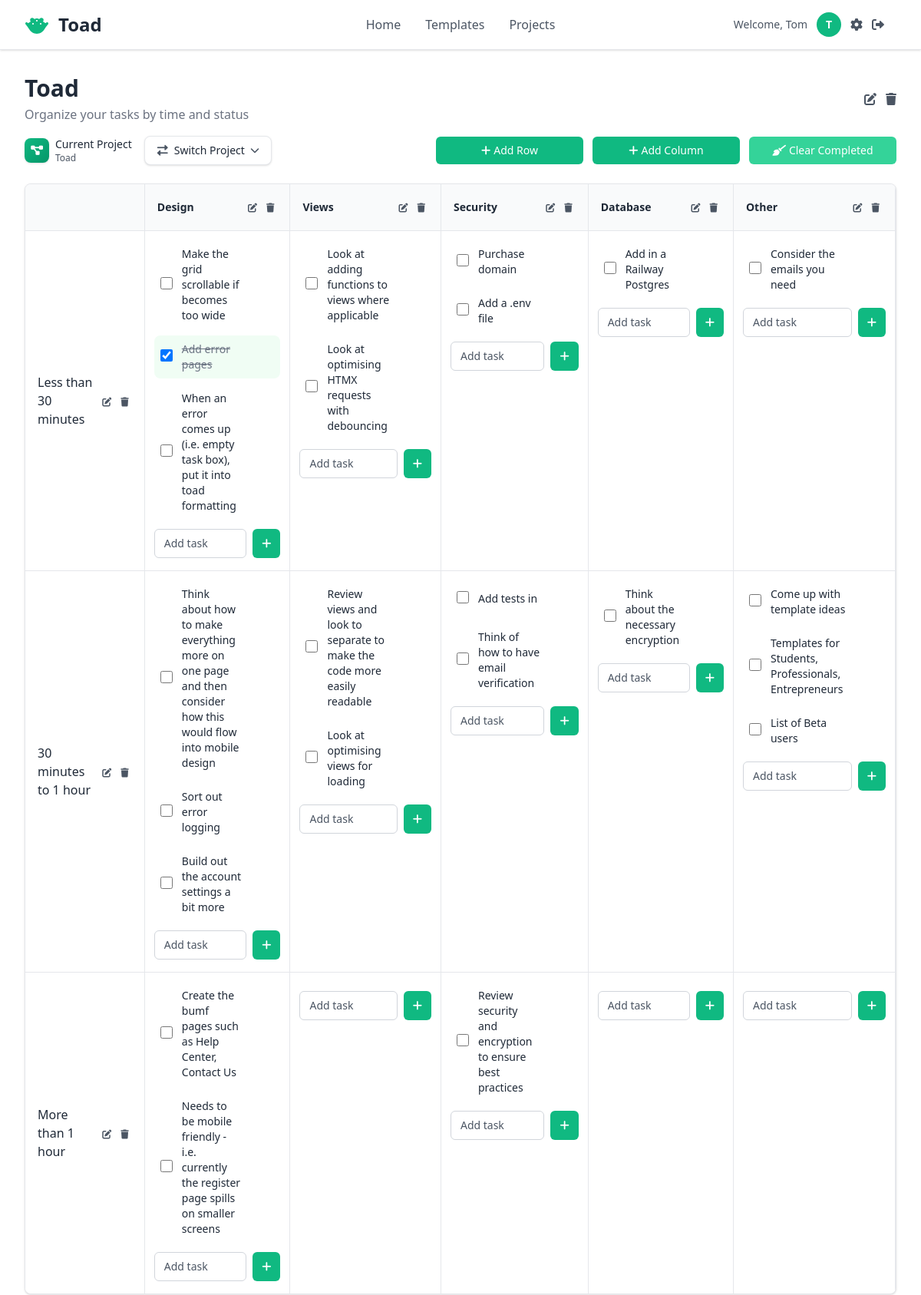
The app's page /projects/1/ (signed in, upper part), older data.
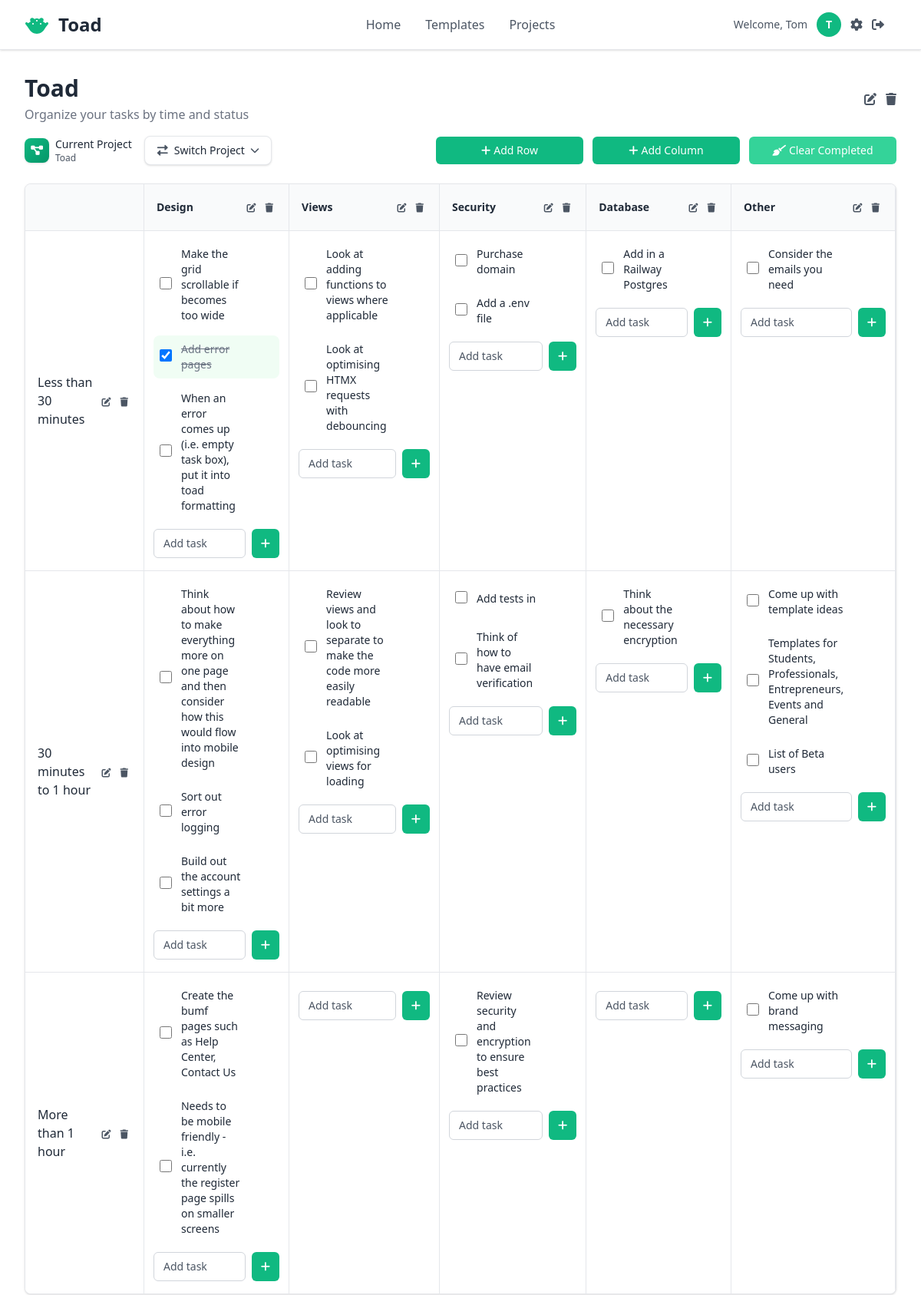
The same page, newer data.
### pages/models.py (models this page shows, shortened)
class ColumnHeader(models.Model):
    project = models.ForeignKey(Project, on_delete=models.CASCADE, related_name='column_headers')
    name = models.CharField(max_length=100)
    is_category_column = models.BooleanField(default=False) # To identify the first "Time / Category" like column
    order = models.PositiveIntegerField(default=0) # For maintaining column order
    created_at = models.DateTimeField(auto_now_add=True)
    updated_at = models.DateTimeField(auto_now=True)
    class Meta:
        ordering = ['order', 'created_at']

class RowHeader(models.Model):
    project = models.ForeignKey(Project, on_delete=models.CASCADE, related_name='row_headers')
    name = models.CharField(max_length=100)
    order = models.PositiveIntegerField(default=0) # For maintaining row order
    created_at = models.DateTimeField(auto_now_add=True)
    updated_at = models.DateTimeField(auto_now=True)
    class Meta:
        ordering = ['order', 'created_at']

class Task(models.Model):
    project = models.ForeignKey(Project, on_delete=models.CASCADE, related_name='tasks')
    row_header = models.ForeignKey(RowHeader, on_delete=models.CASCADE, related_name='tasks')
    column_header = models.ForeignKey(ColumnHeader, on_delete=models.CASCADE, related_name='tasks')
    text = models.TextField(blank=False, null=False, help_text='Enter the task description')
    completed = models.BooleanField(default=False)
    created_at = models.DateTimeField(auto_now_add=True)
    updated_at = models.DateTimeField(auto_now=True)
    class Meta:
        ordering = ['created_at']

### pages/views.py (the view)
# urls.py: path('projects/<int:pk>/', views.project_grid_view, name='project_grid'),
@login_required
def project_grid_view(request, pk):
    project = get_object_or_404(Project, pk=pk, user=request.user)
    row_headers = project.row_headers.all().order_by('order')
    column_headers = list(project.column_headers.filter(is_category_column=True)) + \
                     list(project.column_headers.filter(is_category_column=False).order_by('order'))
    tasks_by_cell = {}
    all_tasks = project.tasks.all().select_related('row_header', 'column_header')
    for task in all_tasks:
        cell_key = f"{task.row_header_id}_{task.column_header_id}"
        if cell_key not in tasks_by_cell:
            tasks_by_cell[cell_key] = []
        tasks_by_cell[cell_key].append(task)
    row_form = RowHeaderForm()
    column_form = ColumnHeaderForm()
    context = {
        'project': project,
        'row_headers': row_headers,
        'column_headers': column_headers,
        'tasks_by_cell': tasks_by_cell,
        'projects': Project.objects.filter(user=request.user),
        'quick_task_form': QuickTaskForm(),
        'row_form': row_form,
        'column_form': column_form,
    }
    return render(request, 'pages/grid/project_grid.html', context)

### pages/forms.py
class QuickTaskForm(forms.ModelForm):
    class Meta:
        model = Task
        fields = ['text']
        widgets = {
            'text': forms.TextInput(attrs={
                'class': 'w-full px-3 py-2 border border-[var(--inline-input-border)] rounded-md text-sm placeholder-[var(--text-secondary)] focus:outline-none focus:ring-1 focus:ring-[var(--primary-action-bg)] focus:border-[var(--primary-action-bg)] text-[var(--text-primary)]',
                'placeholder': 'Add task',
                'required': True,
                'name': 'text',
            }),
        }
    def __init__(self, *args, **kwargs):
        super().__init__(*args, **kwargs)
        self.fields['text'].required = True
        self.fields['text'].strip = True

### accounts/models.py (called while the page is built)
    def get_short_name(self):
        return self.first_name

### pages/templatetags/custom_filters.py (called while the page is built)
@register.filter
def get_item(dictionary, key):
    if dictionary is None:
        return []
    result = dictionary.get(key, [])
    return result if result is not None else []

@register.filter
def cell_key(row_pk, col_pk):
    return f"{row_pk}_{col_pk}"

### pages/templates/pages/grid/project_grid.html (shortened to what the changed rows need)
{% extends "pages/layout.html" %}
{% load custom_filters %}
{% load static %}
{% block content %}
<div class="mb-6">
    <div class="flex items-center justify-between mb-4">
        <div>
            <h1 class="text-3xl font-bold text-[var(--title-text)]">{{ project.name }}</h1>
        </div>
    </div>
</div>
<div class="bg-[var(--container-bg)] rounded-lg shadow-sm border border-[var(--border-color)] overflow-hidden">
    <div class="overflow-x-auto">
        <table class="w-full border-collapse min-w-[800px]">
            <colgroup>
            </colgroup>
            <thead>
                <tr>
                    {% for col_header in column_headers %}
                    <th class="p-4 border-b border-r border-[var(--border-color)] text-left text-sm font-semibold whitespace-nowrap bg-[var(--grid-header-bg)] w-64 {% if col_header.is_category_column %}sticky left-0 z-20{% endif %}">
                        <div class="flex items-center justify-between">
                            {% if not col_header.is_category_column %}
                                <span class="text-[var(--title-text)] truncate">{{ col_header.name }}</span>
                                <div class="flex space-x-1 ml-2">
                                    <button type="button"
                                            class="p-1 rounded hover:bg-[var(--container-bg)] transition-colors cursor-pointer"
                                            title="Edit column"
                                            hx-get="{% url 'pages:column_edit' project_pk=project.pk col_pk=col_header.pk %}"
                                            hx-target="#modal-content"
                                            hx-trigger="click"
                                            _="on click trigger openModal">
                                        <i class="fas fa-edit text-xs text-[var(--text-secondary)] hover:text-[var(--primary-action-bg)]"></i>
                                    </button>
                                    <button type="button"
                                            class="p-1 rounded hover:bg-[var(--container-bg)] transition-colors cursor-pointer"
                                            title="Delete column"
                                            hx-get="{% url 'pages:column_delete' project_pk=project.pk col_pk=col_header.pk %}"
                                            hx-target="#modal-content"
                                            hx-trigger="click"
                                            _="on click trigger openModal">
                                        <i class="fas fa-trash text-xs text-[var(--text-secondary)] hover:text-[var(--delete-button-bg)]"></i>
                                    </button>
                                </div>
                            {% endif %}
                        </div>
                    </th>
                    {% endfor %}
                </tr>
            </thead>
            <tbody>
                {% for row_h in row_headers %}
                <tr class="{% if not forloop.last %}border-b border-[var(--border-color)]{% endif %}">
                    <td class="p-4 border-r border-[var(--border-color)] font-medium text-[var(--text-primary)] sticky left-0 z-10 bg-[var(--container-bg)] w-64">
                        <div class="flex items-center justify-between">
                            <span>{{ row_h.name }}</span>
                            <div class="flex space-x-1 ml-2">
                                <button type="button"
                                        class="p-1 rounded hover:bg-[var(--grid-header-bg)] transition-colors cursor-pointer"
                                        title="Edit row"
                                        hx-get="{% url 'pages:row_edit' project_pk=project.pk row_pk=row_h.pk %}"
                                        hx-target="#modal-content"
                                        hx-trigger="click"
                                        _="on click trigger openModal">
                                    <i class="fas fa-edit text-xs text-[var(--text-secondary)] hover:text-[var(--primary-action-bg)]"></i>
                                </button>
                                <button type="button"
                                        class="p-1 rounded hover:bg-[var(--grid-header-bg)] transition-colors cursor-pointer"
                                        title="Delete row"
                                        hx-get="{% url 'pages:row_delete' project_pk=project.pk row_pk=row_h.pk %}"
                                        hx-target="#modal-content"
                                        hx-trigger="click"
                                        _="on click trigger openModal">
                                    <i class="fas fa-trash text-xs text-[var(--text-secondary)] hover:text-[var(--delete-button-bg)]"></i>
                                </button>
                            </div>
                        </div>
                    </td>
                    {% for col_h in column_headers %}
                        {% if not col_h.is_category_column %}
                        <td class="p-3 border-r border-[var(--border-color)] align-top w-64">
                            <div class="space-y-2 mb-3 w-full" data-row="{{ row_h.pk }}" data-col="{{ col_h.pk }}" id="tasks-{{ row_h.pk }}-{{ col_h.pk }}">
                                {% with cell_key=row_h.pk|cell_key:col_h.pk %}
                                    {% for task in tasks_by_cell|get_item:cell_key %}
                                        {% include 'pages/grid/actions_in_page/task_item.html' with task=task %}
                                    {% endfor %}
                                {% endwith %}
                            </div>
                            <form method="post"
                                  action="{% url 'pages:task_create' project_pk=project.pk row_pk=row_h.pk col_pk=col_h.pk %}"
                                  class="task-form"
                                  hx-post="{% url 'pages:task_create' project_pk=project.pk row_pk=row_h.pk col_pk=col_h.pk %}"
                                  hx-swap="beforeend"
                                  hx-target="#tasks-{{ row_h.pk }}-{{ col_h.pk }}"
                                  _="on htmx:beforeRequest
                                       add .opacity-50 to me
                                     end
                                     on htmx:afterRequest(detail)
                                       remove .opacity-50 from me
                                       if detail.successful
                                         set textInput to me querySelector('input[name=text]')
                                         set textInput.value to ''
                                         call textInput.focus()
                                         set errorDiv to me querySelector('.error-message')
                                         set errorDiv.innerHTML to ''
                                       else
                                         set errorDiv to me querySelector('.error-message')
                                         set errorDiv.innerHTML to detail.xhr.response
                                       end
                                     end">
                                <div class="flex space-x-2 relative">
                                    {{ quick_task_form.text }}
                                    <button type="submit" class="px-3 py-2 bg-[var(--primary-action-bg)] text-[var(--primary-action-text)] rounded-md text-sm hover:bg-[var(--primary-action-hover-bg)] transition-colors relative">
                                        <i class="fas fa-plus"></i>
                                    </button>
                                </div>
                            </form>
                        </td>
                        {% endif %}
                    {% endfor %}
                </tr>
                {% endfor %}
            </tbody>
        </table>
    </div>
</div>
{% endblock %}

### pages/templates/pages/grid/actions_in_page/task_item.html (shortened to what this page needs)
{% load static %}
<div class="group flex items-center justify-between w-full p-2 rounded-lg hover:bg-[var(--grid-header-bg)] transition-all duration-200 {% if task.completed %}bg-green-50{% endif %}"
     data-task-id="{{ task.id }}"
     id="task-{{ task.id }}">
    <div class="flex items-center space-x-3 min-w-0 flex-1">
        <form method="POST"
              action="{% url 'pages:task_toggle_complete' task.pk %}"
              class="flex-shrink-0"
              hx-post="{% url 'pages:task_toggle_complete' task.pk %}"
              hx-swap="none"
              hx-trigger="change"
              _="on htmx:afterRequest(detail)
                 if detail.successful
                   set response to JSON.parse(detail.xhr.response)
                   if response.completed
                     add .bg-green-50 to #task-{{ task.id }}
                     add .line-through to #task-text-{{ task.id }}
                     add .text-gray-500 to #task-text-{{ task.id }}
                   else
                     remove .bg-green-50 from #task-{{ task.id }}
                     remove .line-through from #task-text-{{ task.id }}
                     remove .text-gray-500 from #task-text-{{ task.id }}
                   end
                 end">
            <input type="checkbox"
                   name="completed"
                   {% if task.completed %}checked{% endif %}
                   class="w-4 h-4 rounded border-gray-300 text-[var(--primary-action-bg)] focus:ring-[var(--primary-action-bg)] cursor-pointer">
        </form>
        <p id="task-text-{{ task.id }}" class="text-sm text-[var(--text-primary)] {% if task.completed %}line-through text-gray-500{% endif %}">{{ task.text }}</p>
    </div>
</div>

Row changes from the older to the newer data that the page shows:
changed Task: text "Templates for Students, Professionals, Entrepreneurs" → "Templates for Students, Professionals, Entrepreneurs, Events and General"
added Task: text "Come up with brand messaging", shown under ColumnHeader "Other"
